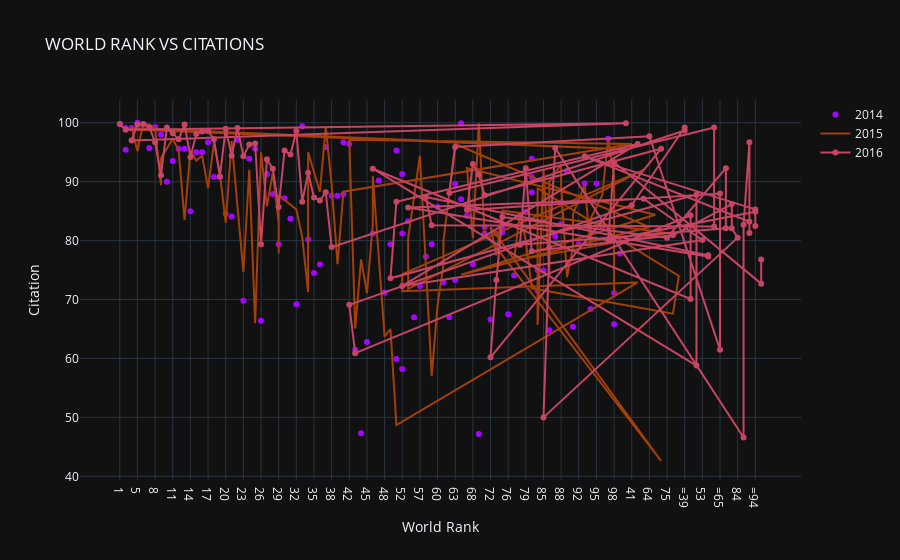

Source (notebook cell):
### Markdown cell above
### Citation vs world rank of top 100 universities with 2014, 2015 and 2016 years

### Code cell
df2014 = timesData[timesData['year'] == 2014].iloc[:100,]
df2015 = timesData[timesData['year'] == 2015].iloc[:100,]
df2016 = timesData[timesData['year'] == 2016].iloc[:100,]


goObject2014 = go.Scatter(x=df2014.world_rank,
                   y=df2014.citations,
                   name = '2014',
                   marker = dict(color = 'rgb(163,6,988)'),
                   mode = 'markers',
                   text = df2014.university_name)

goObject2015 = go.Scatter(x=df2015.world_rank,
                   y=df2015.citations,
                   name = '2015',
                   marker = dict(color = 'rgb(163,64,9)'),
                   mode = 'lines',
                   text = df2015.university_name)

goObject2016 = go.Scatter(x=df2016.world_rank,
                   y=df2016.citations,
                   name = '2016',
                   marker = dict(color = 'rgb(199,69,100)'),
                   mode = 'lines+markers',
                   text = df2016.university_name)

layout = go.Layout(template = 'plotly_dark', title= 'WORLD RANK VS CITATIONS', xaxis=dict(title = 'World Rank'), yaxis=dict(title = 'Citation'))
figure = go.Figure(data = [goObject2014, goObject2015, goObject2016], layout = layout)
figure.show()

### Figure 1 — Plotly figure (JSON) as saved in the notebook; plotly's stock layout.template omitted (floating-point values rounded to 4 significant figures)
{"data": [{"marker": {"color": "rgb(163,6,988)"}, "mode": "markers", "name": "2014", "text": ["California Institute of Technology", "Harvard University", "University of Oxford", "Stanford University", "Massachusetts Institute of Technology", "Princeton University", "University of Cambridge", "University of California, Berkeley", "University of Chicago", "Imperial College London", "Yale University", "University of California, Los Angeles", "Columbia University", "ETH Zurich – Swiss Federal Institute of Technology Zurich", "Johns Hopkins University", "University of Pennsylvania", "Duke University", "University of Michigan", "Cornell University", "University of Toronto", "University College London", "Northwestern University", "University of Tokyo", "Carnegie Mellon University", "University of Washington", "National University of Singapore", "University of Texas at Austin", "Georgia Institute of Technology", "University of Illinois at Urbana-Champaign", "University of Wisconsin-Madison", "University of British Columbia", "London School of Economics and Political Science", "University of California, Santa Barbara", "University of Melbourne", "McGill University", "Karolinska Institute", "École Polytechnique Fédérale de Lausanne", "King’s College London", "University of Edinburgh", "New York University", "University of California, San Diego", "Washington University in St Louis", "University of Hong Kong", "Seoul National University", "Peking University", "University of Minnesota", "University of North Carolina at Chapel Hill", "Australian National University", "Pennsylvania State University", "Boston University", "Tsinghua University", "Brown University", "Kyoto University", "University of California, Davis", "LMU Munich", "Korea Advanced Institute of Science and Technology (KAIST)", "Hong Kong University of Science and Technology", "University of Manchester", "Ohio State University", "Pohang University of Science and Technology", "KU Leuven", "Purdue University", "The University of Queensland", "University of Göttingen", "Rice University", "École Normale Supérieure", "Leiden University", "Heidelberg University", "Delft University of Technology", "University of Southern California", "École Polytechnique", "University of Sydney", "Erasmus University Rotterdam", "University of Basel", "Utrecht University", "Nanyang Technological University", "Wageningen University and Research Center", "University of Pittsburgh", "University of Bristol", "Durham University", "Emory University", "Tufts University", "Michigan State University", "University of Amsterdam", "Ghent University", "Free University of Berlin", "Technical University of Munich", "Case Western Reserve University", "Vanderbilt University", "University of Notre Dame", "Monash University", "McMaster University", "University of California, Irvine", "Humboldt University of Berlin", "University of Rochester", "Pierre and Marie Curie University", "University of Colorado Boulder", "Maastricht University", "University of Groningen", "University of Helsinki"], "type": "scatter", "x": ["1", "2", "2", "4", "5", "6", "7", "8", "9", "10", "11", "12", "13", "14", "15", "16", "17", "18", "19", "20", "21", "22", "23", "24", "25", "26", "27", "28", "29", "30", "31", "32", "33", "34", "35", "36", "37", "38", "39", "40", "40", "42", "43", "44", "45", "46", "47", "48", "49", "50", "50", "52", "52", "52", "55", "56", "57", "58", "59", "60", "61", "62", "63", "63", "65", "65", "67", "68", "69", "70", "70", "72", "73", "74", "74", "76", "77", "78", "79", "80", "80", "80", "83", "83", "85", "86", "87", "88", "88", "90", "91", "92", "93", "94", "95", "96", "97", "98", "98", "100"], "y": [99.8, 99.1, 95.4, 99.1, 100, 99.7, 95.7, 99.3, 98, 90, 93.5, 95.6, 95.6, 85, 95, 95, 96.7, 90.8, 90.8, 84.5, 84.1, 97.1, 69.8, 93.9, 95.6, 66.4, 91.3, 87.9, 79.4, 87.2, 83.7, 69.2, 99.4, 80.2, 74.5, 76, 95.9, 87.6, 87.6, 87.9, 96.7, 96.4, 61.5, 47.3, 62.8, 81.2, 90.2, 71.2, 79.4, 95.3, 59.9, 91.3, 58.2, 81.2, 83.3, 67, 72.3, 77.3, 79.4, 85.7, 72.9, 67, 73.3, 89.6, 99.9, 87, 84.2, 76, 47.2, 81.2, 82.3, 66.6, 81.2, 81.4, 82, 67.5, 74.1, 84.4, 84.9, 88.2, 90.8, 93.9, 71.5, 75, 74.9, 64.8, 80.7, 82.8, 86.5, 91.8, 65.4, 79.4, 89.7, 68.4, 89.7, 82.3, 97.3, 65.8, 71.1, 77.8]}, {"marker": {"color": "rgb(163,64,9)"}, "mode": "lines", "name": "2015", "text": ["California Institute of Technology", "Harvard University", "University of Oxford", "Stanford University", "University of Cambridge", "Massachusetts Institute of Technology", "Princeton University", "University of California, Berkeley", "Imperial College London", "Yale University", "University of Chicago", "University of California, Los Angeles", "ETH Zurich – Swiss Federal Institute of Technology Zurich", "Columbia University", "Johns Hopkins University", "University of Pennsylvania", "University of Michigan", "Duke University", "Cornell University", "University of Toronto", "Northwestern University", "University College London", "University of Tokyo", "Carnegie Mellon University", "National University of Singapore", "University of Washington", "Georgia Institute of Technology", "University of Texas at Austin", "LMU Munich", "University of Illinois at Urbana-Champaign", "University of Wisconsin-Madison", "University of British Columbia", "University of Melbourne", "London School of Economics and Political Science", "École Polytechnique Fédérale de Lausanne", "University of Edinburgh", "University of California, Santa Barbara", "New York University", "McGill University", "King’s College London", "University of California, San Diego", "Washington University in St Louis", "University of Hong Kong", "Karolinska Institute", "Australian National University", "University of Minnesota", "University of North Carolina at Chapel Hill", "Peking University", "Tsinghua University", "Seoul National University", "Hong Kong University of Science and Technology", "Korea Advanced Institute of Science and Technology (KAIST)", "University of Manchester", "Brown University", "KU Leuven", "University of California, Davis", "Boston University", "Pennsylvania State University", "Kyoto University", "University of Sydney", "Nanyang Technological University", "École Polytechnique", "Scuola Normale Superiore di Pisa", "Leiden University", "The University of Queensland", "Pohang University of Science and Technology", "University of Göttingen", "Ohio State University", "Rice University", "Heidelberg University", "Delft University of Technology", "Erasmus University Rotterdam", "Wageningen University and Research Center", "University of Bristol", "University of Basel", "University of Southern California", "University of Amsterdam", "École Normale Supérieure", "Utrecht University", "Humboldt University of Berlin", "Free University of Berlin", "Michigan State University", "Durham University", "Monash University", "Middle East Technical University", "University of Arizona", "University of Notre Dame", "Tufts University", "University of California, Irvine", "Ghent University", "University of Massachusetts", "University of Pittsburgh", "Emory University", "McMaster University", "University of Glasgow", "Vanderbilt University", "University of Colorado Boulder", "Stockholm University", "Technical University of Munich", "Uppsala University"], "type": "scatter", "x": ["1", "2", "3", "4", "5", "6", "7", "8", "9", "9", "11", "12", "13", "14", "15", "16", "17", "18", "19", "20", "21", "22", "23", "24", "25", "26", "27", "28", "29", "29", "29", "32", "33", "34", "34", "36", "37", "38", "39", "40", "41", "42", "43", "44", "45", "46", "46", "48", "49", "50", "51", "52", "52", "54", "55", "55", "57", "58", "59", "60", "61", "61", "63", "64", "65", "66", "67", "68", "69", "70", "71", "72", "73", "74", "75", "75", "77", "78", "79", "80", "81", "82", "83", "83", "85", "86", "86", "88", "88", "90", "91", "91", "93", "94", "94", "96", "97", "98", "98", "98"], "y": [99.7, 98.9, 95.5, 99.1, 95.2, 100, 99.6, 99.1, 89.4, 94, 97.3, 95.3, 83.5, 95.3, 93.6, 94.4, 88.9, 96.6, 91.5, 83, 96.9, 85.1, 74.7, 92, 66, 95, 85.8, 91.5, 83, 77.8, 87.7, 85.3, 80.6, 71.3, 95, 88.3, 99.2, 89.5, 76, 88.3, 96.4, 97.1, 65.1, 76.8, 71.1, 82.9, 91, 63.7, 65, 48.7, 72.9, 71.4, 74.3, 92, 71.8, 80.4, 94.4, 76, 57, 69, 75.9, 79.9, 96.4, 82.3, 74.2, 84.4, 92.3, 80.4, 99.9, 81.4, 42.6, 82.3, 77.5, 85.1, 81.4, 81.3, 76.6, 84.8, 80, 71.9, 67.6, 74, 88.9, 65.7, 92, 74, 90, 92.9, 89.5, 73.8, 78.7, 84.4, 89.5, 78.8, 83.7, 87.7, 97.4, 90.9, 78.8, 70.9]}, {"marker": {"color": "rgb(199,69,100)"}, "mode": "lines+markers", "name": "2016", "text": ["California Institute of Technology", "University of Oxford", "Stanford University", "University of Cambridge", "Massachusetts Institute of Technology", "Harvard University", "Princeton University", "Imperial College London", "ETH Zurich – Swiss Federal Institute of Technology Zurich", "University of Chicago", "Johns Hopkins University", "Yale University", "University of California, Berkeley", "University College London", "Columbia University", "University of California, Los Angeles", "University of Pennsylvania", "Cornell University", "University of Toronto", "Duke University", "University of Michigan", "Carnegie Mellon University", "London School of Economics and Political Science", "University of Edinburgh", "Northwestern University", "National University of Singapore", "King’s College London", "Karolinska Institute", "LMU Munich", "New York University", "École Polytechnique Fédérale de Lausanne", "University of Washington", "University of Melbourne", "University of British Columbia", "KU Leuven", "University of Illinois at Urbana-Champaign", "Heidelberg University", "McGill University", "University of California, San Diego", "University of California, Santa Barbara", "Georgia Institute of Technology", "Peking University", "University of Tokyo", "University of California, Davis", "University of Hong Kong", "University of Texas at Austin", "Tsinghua University", "Wageningen University and Research Center", "Humboldt University of Berlin", "University of Wisconsin-Madison", "Brown University", "Australian National University", "Technical University of Munich", "École Normale Supérieure", "Nanyang Technological University", "University of Manchester", "University of Sydney", "University of Amsterdam", "Hong Kong University of Science and Technology", "The University of Queensland", "Washington University in St Louis", "Utrecht University", "University of North Carolina at Chapel Hill", "Boston University", "Delft University of Technology", "University of Minnesota", "Leiden University", "University of Southern California", "University of Bristol", "Durham University", "Erasmus University Rotterdam", "Free University of Berlin", "Monash University", "University of Groningen", "Pennsylvania State University", "University of Glasgow", "University of Helsinki", "University of Tübingen", "University of Pittsburgh", "University of Warwick", "Uppsala University", "University of Copenhagen", "University of New South Wales", "University of Freiburg", "Seoul National University", "University of St Andrews", "Vanderbilt University", "Kyoto University", "Maastricht University", "Emory University", "Lund University", "Ohio State University", "University of Exeter", "University of Bonn", "Georgetown University", "McMaster University", "University of Sheffield", "Queen Mary University of London", "University of Göttingen", "Michigan State University"], "type": "scatter", "x": ["1", "2", "3", "4", "5", "6", "7", "8", "9", "10", "11", "12", "13", "14", "15", "16", "17", "18", "19", "20", "21", "22", "23", "24", "25", "26", "27", "28", "29", "30", "31", "32", "33", "34", "35", "36", "37", "38", "=39", "=39", "41", "42", "43", "=44", "=44", "46", "=47", "=47", "49", "50", "51", "52", "53", "54", "55", "=56", "=56", "58", "59", "=60", "=60", "62", "63", "64", "=65", "=65", "67", "68", "69", "70", "71", "72", "73", "74", "75", "=76", "=76", "78", "79", "80", "81", "=82", "=82", "84", "85", "86", "87", "=88", "=88", "=90", "=90", "=90", "93", "=94", "=94", "=94", "97", "98", "=99", "=99"], "y": [99.8, 98.8, 99.9, 97, 99.7, 99.8, 99.3, 96.7, 91.1, 99.2, 98.2, 97.2, 99.7, 94.2, 98.1, 98.5, 98.6, 97.2, 90.9, 99, 94.4, 99.1, 94.3, 96.3, 96.5, 79.4, 93.8, 92.2, 85.7, 95.3, 94.6, 98.6, 86.6, 91.5, 87.3, 86.8, 88.2, 78.9, 98.7, 99.2, 86, 69.1, 60.9, 84.3, 70.1, 92.2, 58.8, 87.8, 73.6, 86.6, 96.4, 72.3, 80.1, 87.1, 85.6, 77.3, 77.5, 87.4, 82.6, 82.4, 99.2, 88.1, 95.9, 97.7, 61.5, 88, 85.2, 93, 91.2, 87.7, 95.6, 60.2, 73.3, 84, 80.5, 92.3, 82.1, 79.3, 92.3, 78.2, 80.9, 86.2, 82.1, 80.5, 50, 78.8, 95.7, 46.6, 82.7, 96.7, 81.3, 83.2, 94.3, 85.3, 82.5, 84.9, 80.1, 93.3, 72.7, 76.8]}], "layout": {"title": {"text": "WORLD RANK VS CITATIONS"}, "xaxis": {"title": {"text": "World Rank"}}, "yaxis": {"title": {"text": "Citation"}}}}
